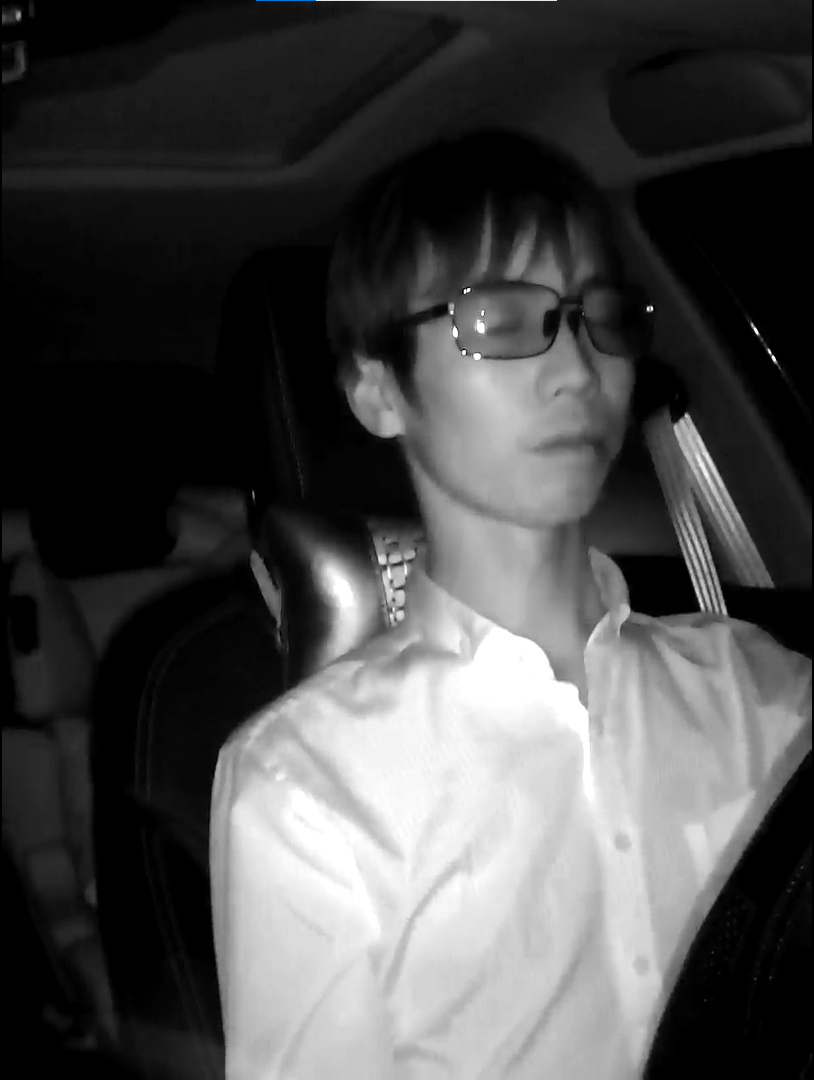
#> input picture resources/figure/2.png, 814 x 1080 px
$ python draft_singal.py
#> lines starting #> are read from the running program, lines starting #| are printed output that depends on the picture
import numpy as np
import cv2
import time
from scipy import signal

# [38 lines left out: functions createLoGKernel, LoG, gaussConv2, DoG, not called in this run]


def motionDiff(current_frame, diff):
    out = abs(np.sign(current_frame * diff))*255
    return out

##马赛克
# [28 lines left out: functions do_mosaic, segment, not called in this run]

def nothing(x):
    pass

# [11 lines left out: function FillHole, not called in this run]


cv2.namedWindow('res')

frame = cv2.imread("../resources/figure/2.png",0)
#> frame: shape (1080, 814); min 0, max 255, mean 74.2
# [19 lines of commented-out code are left out]
clahe = cv2.createCLAHE(clipLimit=3, tileGridSize=(7, 7))
frame = clahe.apply(frame)
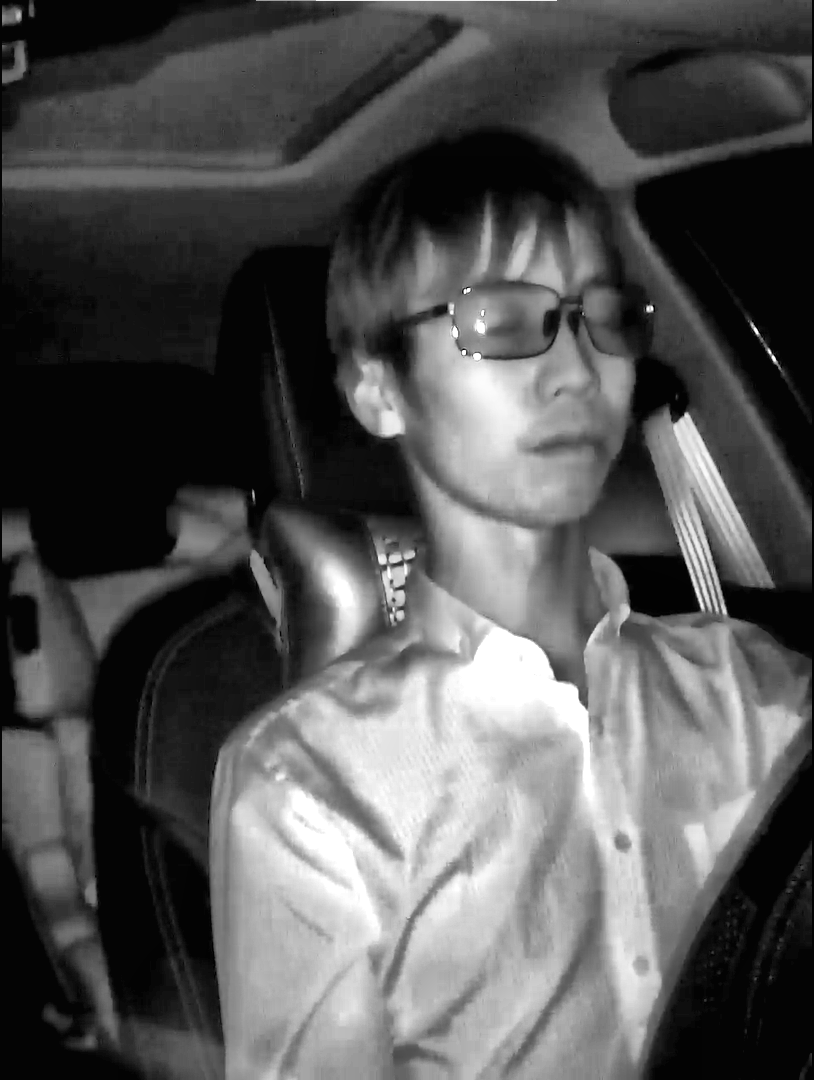
#> frame: shape (1080, 814); min 1, max 255, mean 84.6

cv2.imshow('res', frame)
cv2.waitKey(0)

$ run again, with resources/figure/3.png copied over resources/figure/2.png
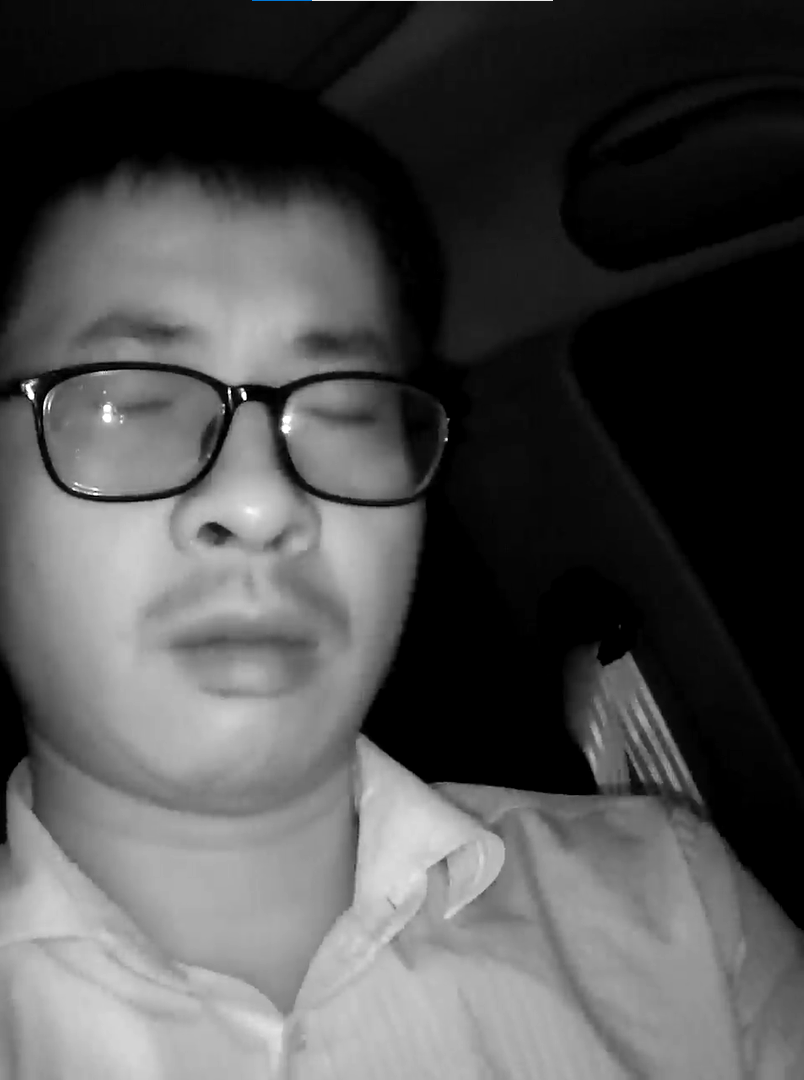
#> input picture resources/figure/3.png, 804 x 1080 px
#> `frame = clahe.apply(frame)`:
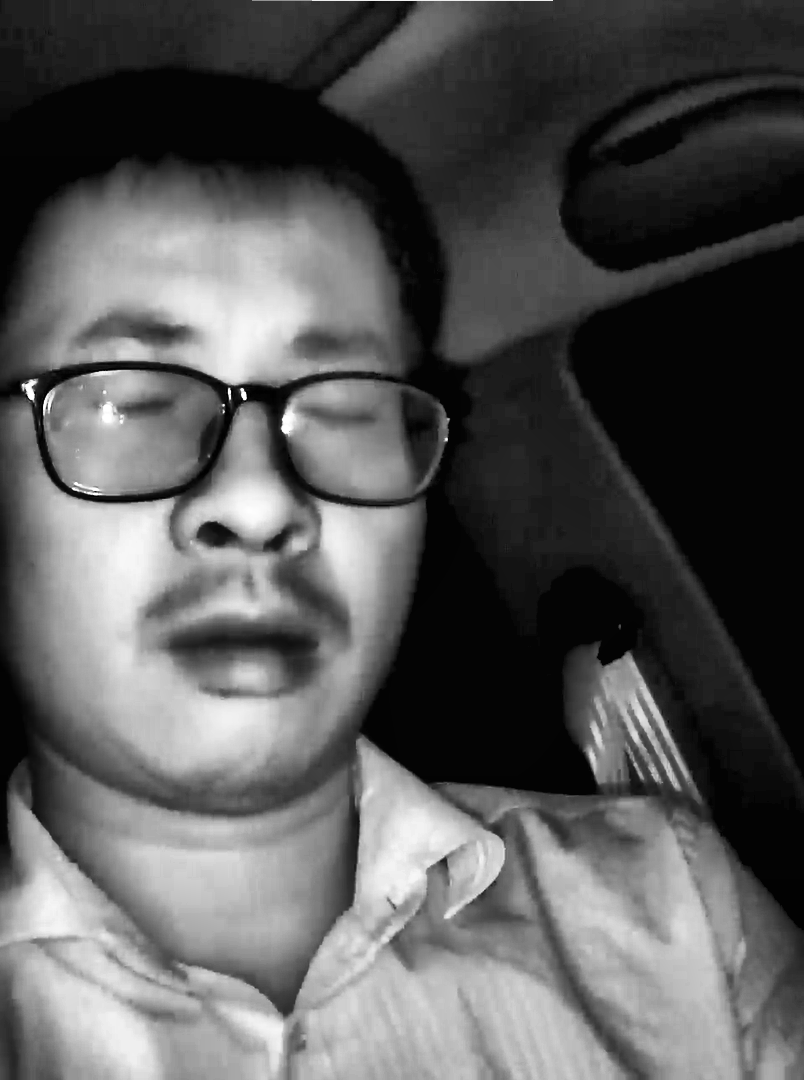
#> frame: shape (1080, 804); min 0, max 255, mean 88.5
